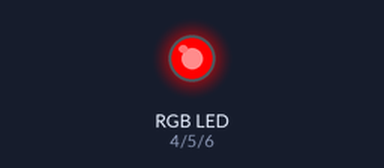
Bench run of a sketch on a simulated Arduino Uno, built with avr-gcc and run on an emulated ATmega328P. Shown: an RGB LED mixed from three pins (HIGH = lit).

Above: at 0.5 s.
At 2.5 s:
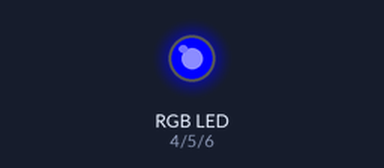
At 3.5 s:
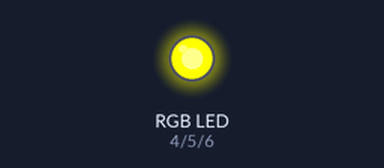
At 4.5 s:
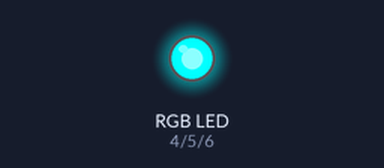
At 6.5 s:
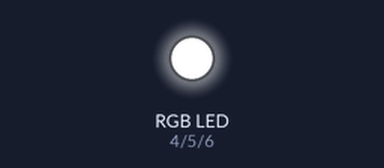
At 8.5 s:
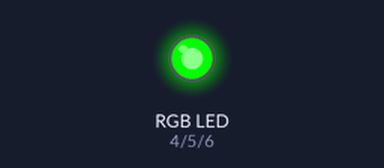
Timing chart, 0 to 9.1 s (numbered marks = the images above):
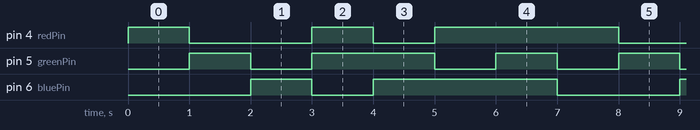

The sketch:

3.RGB_LED_Colors.ino
```cpp
/*
Components Used:
- Arduino Board
- Sensor Shield
- RGB LED (Common Cathode)
- Breadboard
- Jumper Wires
*/

int redPin = 4;   // Red pin connected to Pin 4
int greenPin = 5; // Green pin connected to Pin 5
int bluePin = 6;  // Blue pin connected to Pin 6

void setup() {
  pinMode(redPin, OUTPUT);   // Set Red pin as output
  pinMode(greenPin, OUTPUT); // Set Green pin as output
  pinMode(bluePin, OUTPUT);  // Set Blue pin as output
}

void loop() {
  // Red
  digitalWrite(redPin, HIGH);
  digitalWrite(greenPin, LOW);
  digitalWrite(bluePin, LOW);
  delay(1000);

  // Green
  digitalWrite(redPin, LOW);
  digitalWrite(greenPin, HIGH);
  digitalWrite(bluePin, LOW);
  delay(1000);

  // Blue
  digitalWrite(redPin, LOW);
  digitalWrite(greenPin, LOW);
  digitalWrite(bluePin, HIGH);
  delay(1000);

  // Yellow (Red + Green)
  digitalWrite(redPin, HIGH);
  digitalWrite(greenPin, HIGH);
  digitalWrite(bluePin, LOW);
  delay(1000);

  // Cyan (Green + Blue)
  digitalWrite(redPin, LOW);
  digitalWrite(greenPin, HIGH);
  digitalWrite(bluePin, HIGH);
  delay(1000);

  // Magenta (Red + Blue)
  digitalWrite(redPin, HIGH);
  digitalWrite(greenPin, LOW);
  digitalWrite(bluePin, HIGH);
  delay(1000);

  // White (Red + Green + Blue)
  digitalWrite(redPin, HIGH);
  digitalWrite(greenPin, HIGH);
  digitalWrite(bluePin, HIGH);
  delay(1000);
}
```

Measured:
- by itself, pin 4 (redPin): repeats every 7.0 s: LOW 2.0 s, HIGH 1.0 s, LOW 1.0 s, HIGH 3.0 s
- by itself, pin 5 (greenPin): repeats every 7.0 s: LOW 1.0 s, HIGH 2.0 s, 2 × (LOW 1.0 s, HIGH 1.0 s)
- by itself, pin 6 (bluePin): repeats every 7.0 s: LOW 1.0 s, HIGH 3.0 s, LOW 2.0 s, HIGH 1.0 s
